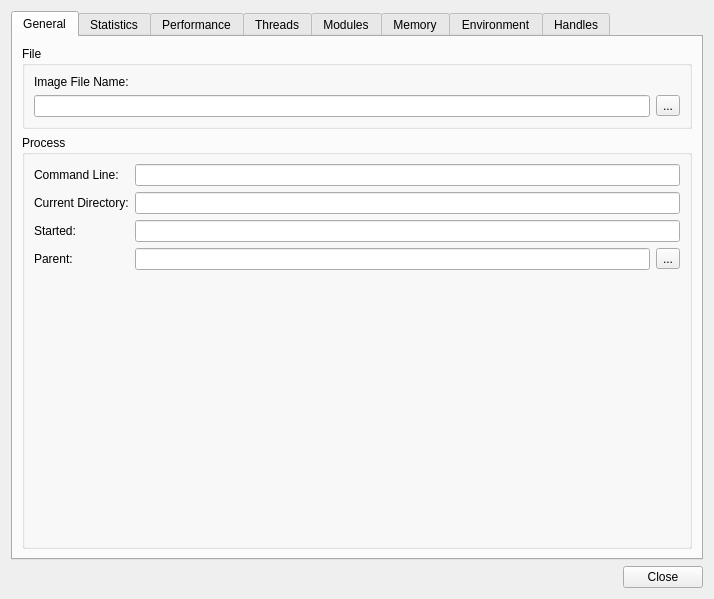
<?xml version="1.0" encoding="UTF-8"?>
<ui version="4.0">
 <author>Evan Teran</author>
 <class>ProcessProperties::DialogProcessProperties</class>
 <widget class="QDialog" name="DialogProcessProperties">
  <property name="geometry">
   <rect>
    <x>0</x>
    <y>0</y>
    <width>714</width>
    <height>599</height>
   </rect>
  </property>
  <property name="windowTitle">
   <string>Process Properties</string>
  </property>
  <layout class="QGridLayout" name="gridLayout_7">
   <item row="0" column="0">
    <widget class="QTabWidget" name="tabWidget">
     <property name="currentIndex">
      <number>0</number>
     </property>
     <widget class="QWidget" name="tab">
      <attribute name="title">
       <string>General</string>
      </attribute>
      <layout class="QVBoxLayout" name="verticalLayout_2">
       <item>
        <widget class="QGroupBox" name="groupBox">
         <property name="title">
          <string>File</string>
         </property>
         <layout class="QGridLayout" name="gridLayout_2">
          <item row="0" column="0">
           <widget class="QLabel" name="label_6">
            <property name="text">
             <string>Image File Name:</string>
            </property>
           </widget>
          </item>
          <item row="1" column="0">
           <widget class="QLineEdit" name="editImage">
            <property name="text">
             <string/>
            </property>
            <property name="readOnly">
             <bool>true</bool>
            </property>
           </widget>
          </item>
          <item row="1" column="1">
           <widget class="QToolButton" name="btnImage">
            <property name="text">
             <string>...</string>
            </property>
            <property name="icon">
             <iconset resource="../../src/debugger.qrc">
              <normaloff>:/debugger/images/edb22-action-open.png</normaloff>:/debugger/images/edb22-action-open.png</iconset>
            </property>
            <property name="arrowType">
             <enum>Qt::NoArrow</enum>
            </property>
           </widget>
          </item>
         </layout>
        </widget>
       </item>
       <item>
        <widget class="QGroupBox" name="groupBox_2">
         <property name="title">
          <string>Process</string>
         </property>
         <layout class="QGridLayout" name="gridLayout">
          <item row="0" column="0">
           <widget class="QLabel" name="label">
            <property name="text">
             <string>Command Line:</string>
            </property>
           </widget>
          </item>
          <item row="0" column="1" colspan="2">
           <widget class="QLineEdit" name="editCommand">
            <property name="readOnly">
             <bool>true</bool>
            </property>
           </widget>
          </item>
          <item row="1" column="0">
           <widget class="QLabel" name="label_2">
            <property name="text">
             <string>Current Directory:</string>
            </property>
           </widget>
          </item>
          <item row="1" column="1" colspan="2">
           <widget class="QLineEdit" name="editCurrentDirectory">
            <property name="readOnly">
             <bool>true</bool>
            </property>
           </widget>
          </item>
          <item row="2" column="0">
           <widget class="QLabel" name="label_3">
            <property name="text">
             <string>Started:</string>
            </property>
           </widget>
          </item>
          <item row="2" column="1" colspan="2">
           <widget class="QLineEdit" name="editStarted">
            <property name="readOnly">
             <bool>true</bool>
            </property>
           </widget>
          </item>
          <item row="3" column="0">
           <widget class="QLabel" name="label_5">
            <property name="text">
             <string>Parent:</string>
            </property>
           </widget>
          </item>
          <item row="3" column="1">
           <widget class="QLineEdit" name="editParent">
            <property name="readOnly">
             <bool>true</bool>
            </property>
           </widget>
          </item>
          <item row="4" column="1">
           <spacer name="verticalSpacer">
            <property name="orientation">
             <enum>Qt::Vertical</enum>
            </property>
            <property name="sizeHint" stdset="0">
             <size>
              <width>20</width>
              <height>236</height>
             </size>
            </property>
           </spacer>
          </item>
          <item row="3" column="2">
           <widget class="QToolButton" name="btnParent">
            <property name="text">
             <string>...</string>
            </property>
            <property name="icon">
             <iconset resource="../../src/debugger.qrc">
              <normaloff>:/debugger/images/edb22-action-open.png</normaloff>:/debugger/images/edb22-action-open.png</iconset>
            </property>
           </widget>
          </item>
         </layout>
        </widget>
       </item>
      </layout>
     </widget>
     <widget class="QWidget" name="tab_2">
      <attribute name="title">
       <string>Statistics</string>
      </attribute>
     </widget>
     <widget class="QWidget" name="tab_3">
      <attribute name="title">
       <string>Performance</string>
      </attribute>
     </widget>
     <widget class="QWidget" name="tab_4">
      <attribute name="title">
       <string>Threads</string>
      </attribute>
     </widget>
     <widget class="QWidget" name="tab_6">
      <attribute name="title">
       <string>Modules</string>
      </attribute>
      <layout class="QGridLayout" name="gridLayout_3">
       <item row="0" column="0">
        <spacer name="horizontalSpacer_2">
         <property name="orientation">
          <enum>Qt::Horizontal</enum>
         </property>
         <property name="sizeHint" stdset="0">
          <size>
           <width>610</width>
           <height>20</height>
          </size>
         </property>
        </spacer>
       </item>
       <item row="0" column="1">
        <widget class="QPushButton" name="btnRefreshModules">
         <property name="text">
          <string>Refresh</string>
         </property>
        </widget>
       </item>
       <item row="1" column="0" colspan="2">
        <widget class="QTableWidget" name="tableModules">
         <property name="editTriggers">
          <set>QAbstractItemView::NoEditTriggers</set>
         </property>
         <property name="alternatingRowColors">
          <bool>true</bool>
         </property>
         <property name="selectionMode">
          <enum>QAbstractItemView::SingleSelection</enum>
         </property>
         <property name="selectionBehavior">
          <enum>QAbstractItemView::SelectRows</enum>
         </property>
         <property name="sortingEnabled">
          <bool>true</bool>
         </property>
         <attribute name="horizontalHeaderStretchLastSection">
          <bool>true</bool>
         </attribute>
         <attribute name="verticalHeaderVisible">
          <bool>false</bool>
         </attribute>
         <column>
          <property name="text">
           <string>Base Address</string>
          </property>
         </column>
         <column>
          <property name="text">
           <string>Name</string>
          </property>
         </column>
        </widget>
       </item>
      </layout>
     </widget>
     <widget class="QWidget" name="tab_7">
      <attribute name="title">
       <string>Memory</string>
      </attribute>
      <layout class="QGridLayout" name="gridLayout_4">
       <item row="0" column="0">
        <widget class="QPushButton" name="btnStrings">
         <property name="text">
          <string>Strings</string>
         </property>
        </widget>
       </item>
       <item row="0" column="1">
        <spacer name="horizontalSpacer">
         <property name="orientation">
          <enum>Qt::Horizontal</enum>
         </property>
         <property name="sizeHint" stdset="0">
          <size>
           <width>467</width>
           <height>20</height>
          </size>
         </property>
        </spacer>
       </item>
       <item row="0" column="2">
        <widget class="QPushButton" name="btnRefreshMemory">
         <property name="text">
          <string>Refresh</string>
         </property>
        </widget>
       </item>
       <item row="1" column="0" colspan="3">
        <widget class="QTableWidget" name="tableMemory">
         <property name="editTriggers">
          <set>QAbstractItemView::NoEditTriggers</set>
         </property>
         <property name="alternatingRowColors">
          <bool>true</bool>
         </property>
         <property name="selectionMode">
          <enum>QAbstractItemView::SingleSelection</enum>
         </property>
         <property name="selectionBehavior">
          <enum>QAbstractItemView::SelectRows</enum>
         </property>
         <property name="sortingEnabled">
          <bool>true</bool>
         </property>
         <attribute name="horizontalHeaderStretchLastSection">
          <bool>true</bool>
         </attribute>
         <attribute name="verticalHeaderVisible">
          <bool>false</bool>
         </attribute>
         <column>
          <property name="text">
           <string>Address</string>
          </property>
         </column>
         <column>
          <property name="text">
           <string>Size</string>
          </property>
         </column>
         <column>
          <property name="text">
           <string>Protection</string>
          </property>
         </column>
         <column>
          <property name="text">
           <string>Name</string>
          </property>
         </column>
        </widget>
       </item>
      </layout>
     </widget>
     <widget class="QWidget" name="tab_8">
      <attribute name="title">
       <string>Environment</string>
      </attribute>
      <layout class="QVBoxLayout" name="verticalLayout">
       <item>
        <layout class="QHBoxLayout" name="horizontalLayout_2">
         <item>
          <spacer name="horizontalSpacer_3">
           <property name="orientation">
            <enum>Qt::Horizontal</enum>
           </property>
           <property name="sizeHint" stdset="0">
            <size>
             <width>610</width>
             <height>20</height>
            </size>
           </property>
          </spacer>
         </item>
         <item>
          <widget class="QPushButton" name="btnRefreshEnvironment">
           <property name="text">
            <string>Refresh</string>
           </property>
          </widget>
         </item>
        </layout>
       </item>
       <item>
        <layout class="QHBoxLayout" name="horizontalLayout">
         <item>
          <widget class="QLabel" name="label_4">
           <property name="text">
            <string>Filter</string>
           </property>
          </widget>
         </item>
         <item>
          <widget class="QLineEdit" name="txtSearchEnvironment"/>
         </item>
        </layout>
       </item>
       <item>
        <widget class="QTableWidget" name="tableEnvironment">
         <property name="editTriggers">
          <set>QAbstractItemView::NoEditTriggers</set>
         </property>
         <property name="alternatingRowColors">
          <bool>true</bool>
         </property>
         <property name="selectionMode">
          <enum>QAbstractItemView::SingleSelection</enum>
         </property>
         <property name="selectionBehavior">
          <enum>QAbstractItemView::SelectRows</enum>
         </property>
         <property name="sortingEnabled">
          <bool>true</bool>
         </property>
         <attribute name="horizontalHeaderStretchLastSection">
          <bool>true</bool>
         </attribute>
         <attribute name="verticalHeaderVisible">
          <bool>false</bool>
         </attribute>
         <column>
          <property name="text">
           <string>Name</string>
          </property>
         </column>
         <column>
          <property name="text">
           <string>Value</string>
          </property>
         </column>
        </widget>
       </item>
      </layout>
     </widget>
     <widget class="QWidget" name="tab_9">
      <attribute name="title">
       <string>Handles</string>
      </attribute>
      <layout class="QVBoxLayout" name="verticalLayout_3">
       <item>
        <layout class="QHBoxLayout" name="horizontalLayout_3">
         <item>
          <spacer name="horizontalSpacer_4">
           <property name="orientation">
            <enum>Qt::Horizontal</enum>
           </property>
           <property name="sizeHint" stdset="0">
            <size>
             <width>40</width>
             <height>20</height>
            </size>
           </property>
          </spacer>
         </item>
         <item>
          <widget class="QPushButton" name="btnRefreshHandles">
           <property name="text">
            <string>Refresh</string>
           </property>
          </widget>
         </item>
        </layout>
       </item>
       <item>
        <widget class="QTableWidget" name="tableHandles">
         <property name="editTriggers">
          <set>QAbstractItemView::NoEditTriggers</set>
         </property>
         <property name="alternatingRowColors">
          <bool>true</bool>
         </property>
         <property name="selectionMode">
          <enum>QAbstractItemView::SingleSelection</enum>
         </property>
         <property name="selectionBehavior">
          <enum>QAbstractItemView::SelectRows</enum>
         </property>
         <property name="sortingEnabled">
          <bool>true</bool>
         </property>
         <attribute name="horizontalHeaderStretchLastSection">
          <bool>true</bool>
         </attribute>
         <attribute name="verticalHeaderVisible">
          <bool>false</bool>
         </attribute>
         <column>
          <property name="text">
           <string>Type</string>
          </property>
         </column>
         <column>
          <property name="text">
           <string>Handle</string>
          </property>
         </column>
         <column>
          <property name="text">
           <string>Name</string>
          </property>
         </column>
        </widget>
       </item>
      </layout>
     </widget>
    </widget>
   </item>
   <item row="1" column="0">
    <widget class="QDialogButtonBox" name="buttonBox">
     <property name="standardButtons">
      <set>QDialogButtonBox::Close</set>
     </property>
    </widget>
   </item>
  </layout>
 </widget>
 <resources>
  <include location="../../src/debugger.qrc"/>
 </resources>
 <connections>
  <connection>
   <sender>buttonBox</sender>
   <signal>clicked(QAbstractButton*)</signal>
   <receiver>DialogProcessProperties</receiver>
   <slot>accept()</slot>
   <hints>
    <hint type="sourcelabel">
     <x>690</x>
     <y>573</y>
    </hint>
    <hint type="destinationlabel">
     <x>748</x>
     <y>412</y>
    </hint>
   </hints>
  </connection>
 </connections>
</ui>
